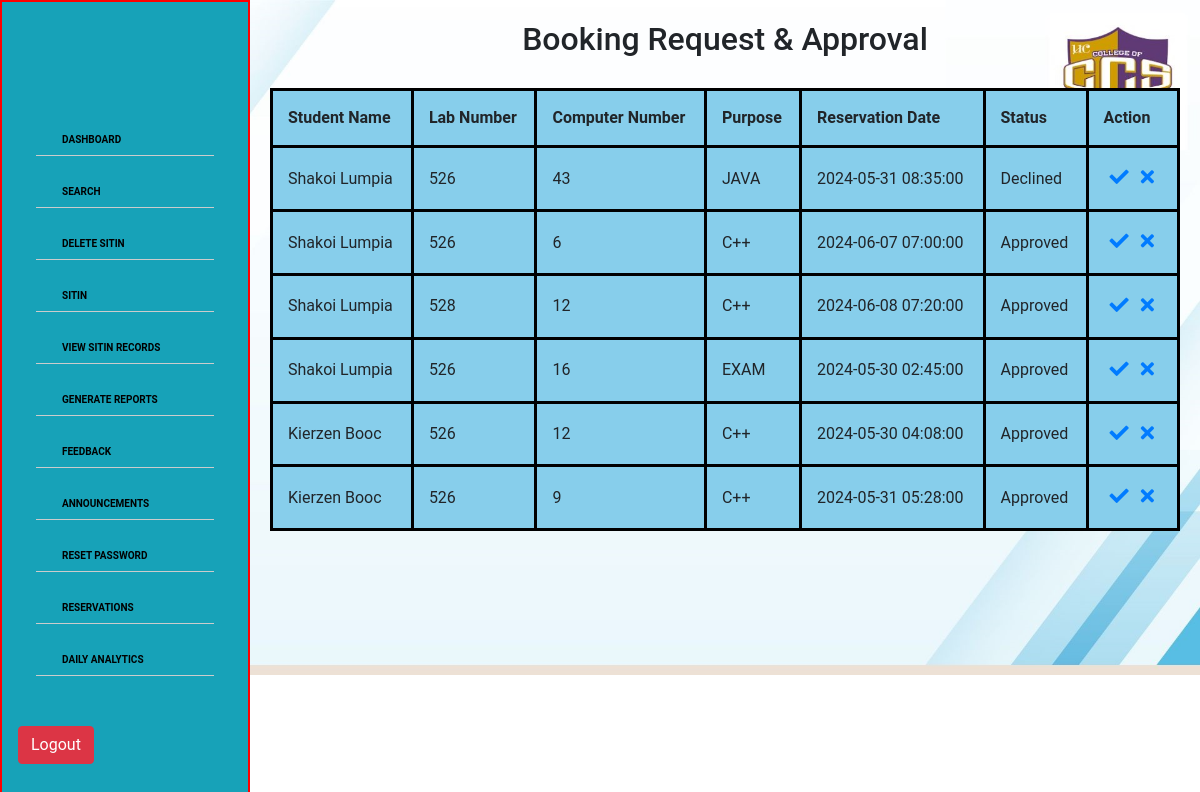
Screenshot of /admin_reservation.php (signed in) with the database file from the repository.
### tables this page shows
CREATE TABLE `reservations` (
  `reservation_id` int(11) NOT NULL,
  `id_number` int(11) NOT NULL,
  `lab_number` varchar(20) NOT NULL,
  `computer_number` int(11) NOT NULL,
  `status` enum('pending','approved','declined') NOT NULL DEFAULT 'pending',
  `reservation_date` datetime NOT NULL,
  `admin_status` enum('pending','approved','declined') NOT NULL DEFAULT 'pending',
  `purpose` varchar(255) DEFAULT NULL,
  `admin_action_date` datetime DEFAULT NULL,
  `decline_reason` varchar(255) DEFAULT NULL
);

### admin_reservation.php (the view, shortened to what this page needs)
<?php
$hostname = "localhost";
$username = "root";
$password = "";
$database = "student_system";
$conn = new mysqli($hostname, $username, $password, $database);
?>
<!DOCTYPE html>
<html lang="en">
<head>
    <link rel="stylesheet" href="https://maxcdn.bootstrapcdn.com/bootstrap/4.5.2/css/bootstrap.min.css">
    <link rel="stylesheet" href="https://cdnjs.cloudflare.com/ajax/libs/font-awesome/5.15.4/css/all.min.css">
</head>
<body>
    <div class="wrapper">
        <nav id="sidebar" class="bg-info">
            <div class="p-4">
                <ul class="nav flex-column">
                    <li class="nav-item"><a class="nav-link" href="admin_dashboard.php"><i class="bi bi-house-door nav-icon"></i>Dashboard</a></li>
                    <li class="nav-item"><a class="nav-link" href="search_db.php"><i class="bi bi-search nav-icon"></i>Search</a></li>
                    <li class="nav-item"><a class="nav-link" href="delete_sitin.php"><i class="bi bi-trash nav-icon"></i>Delete Sitin</a></li>
                    <li class="nav-item"><a class="nav-link" href="#"><i class="bi bi-calendar-event nav-icon"></i>Sitin</a></li>
                    <li class="nav-item"><a class="nav-link" href="view_sitin_records.php"><i class="bi bi-journal nav-icon"></i>View Sitin Records</a></li>
                    <li class="nav-item"><a class="nav-link" href="generate_reports.php"><i class="bi bi-file-earmark-bar-graph nav-icon"></i>Generate Reports</a></li>
                    <li class="nav-item"><a class="nav-link" href="admin_feedback.php"><i class="bi bi-file-earmark-bar-graph nav-icon"></i>Feedback</a></li>
                    <li class="nav-item"><a class="nav-link" href="admin_announcement.php"><i class="bi bi-file-earmark-bar-graph nav-icon"></i>Announcements</a></li>
                    <li class="nav-item"><a class="nav-link" href="reset_password.php"><i class="bi bi-file-earmark-bar-graph nav-icon"></i>Reset Password</a></li>
                    <li class="nav-item"><a class="nav-link" href="admin_reservation.php"><i class="bi bi-file-earmark-bar-graph nav-icon"></i>Reservations</a></li>
                    <li class="nav-item"><a class="nav-link" href="piechart.php"><i class="bi bi-file-earmark-bar-graph nav-icon"></i>Daily Analytics</a></li>
                </ul>
            </div>
            <button id="logoutBtn" class="btn btn-danger mb-3 position-absolute bottom-0 start-0 m-3 ">Logout</button>
        </nav>
        <div id="content">
            <h2>Booking Request & Approval</h2>
            <?php
            $sql = "SELECT r.*, CONCAT_WS(' ', s.firstName, s.lastName) AS full_name FROM reservations r
            INNER JOIN registration s ON r.id_number = s.id_number";
    $result = $conn->query($sql);
    if ($result->num_rows > 0) {
        echo "<table>";
        echo "<thead>";
        echo "<tr>";
        echo "<th>Student Name</th>";
        echo "<th>Lab Number</th>";
        echo "<th>Computer Number</th>";
        echo "<th>Purpose</th>";
        echo "<th>Reservation Date</th>";
        echo "<th>Status</th>";
        echo "<th>Action</th>";
        echo "</tr>";
        echo "</thead>";
        echo "<tbody>";
        while ($row = $result->fetch_assoc()) {
            echo "<tr>";
            echo "<td>" . htmlspecialchars($row["full_name"]) . "</td>";
            echo "<td>" . htmlspecialchars($row["lab_number"]) . "</td>";
            echo "<td>" . htmlspecialchars($row["computer_number"]) . "</td>";
            echo "<td>" . htmlspecialchars($row["purpose"]) . "</td>";
            echo "<td>" . htmlspecialchars($row["reservation_date"]) . "</td>";
            echo "<td>" . htmlspecialchars(ucfirst($row["admin_status"])) . "</td>";
            echo "<td>";
            echo "<form method='post' style='display:inline-block;'>";
            echo "<button type='submit' class='btn-approve' name='approve'><i class='fas fa-check'></i></button>";
            echo "</form>";
            echo "<button type='button' class='btn-decline' data-toggle='modal' data-target='#declineModal' data-id='" . htmlspecialchars($row["reservation_id"]) . "'><i class='fas fa-times'></i></button>";
            echo "</td>";
            echo "</tr>";
        }
        echo "</tbody>";
        echo "</table>";
    } else {
        echo "<p>No reservations found.</p>";
    }
    ?>
        </div>
    </div>
</body>
</html>

### admin_reservation.php (style rules this page uses)
body { font-family: 'Roboto', sans-serif; background-image: url('bgimage.jpg'); background-size: cover; background-repeat: no-repeat; }
h2 { text-align: center; margin-bottom: 30px; }
table { width: 100%; border-collapse: collapse; margin-bottom: 20px; background-color: skyblue; }
table, th, td { border: 3px solid black; }
th, td { padding: 15px; text-align: left; }
.btn-approve, .btn-decline { background: none; border: none; color: #007bff; cursor: pointer; font-size: 1.2em; }
#sidebar { position: fixed; top: 0; left: 0; height: 100%; width: 250px; background-color: #f8f9fa; padding-top: 5rem; transition: all 0.3s; z-index: 9999; border: 2px solid red; }
#sidebar .nav-link { color: #000; transition: color 0.3s; width: 100%; border-bottom: 1px solid #ccc; cursor: pointer; }
#content { transition: all 0.3s; margin-left: 250px; padding: 20px; }
.nav-item { font-size: 10px; font-weight: bold; text-transform: uppercase; padding: 10px; }

### rows the page displays
reservations: full_name "Shakoi Lumpia", lab_number "526", computer_number "43", purpose "JAVA", reservation_date "2024-05-31 08:35:00", admin_status "Declined"
reservations: full_name "Shakoi Lumpia", lab_number "526", computer_number "6", purpose "C++", reservation_date "2024-06-07 07:00:00", admin_status "Approved"
reservations: full_name "Shakoi Lumpia", lab_number "528", computer_number "12", purpose "C++", reservation_date "2024-06-08 07:20:00", admin_status "Approved"
reservations: full_name "Shakoi Lumpia", lab_number "526", computer_number "16", purpose "EXAM", reservation_date "2024-05-30 02:45:00", admin_status "Approved"
reservations: full_name "Kierzen Booc", lab_number "526", computer_number "12", purpose "C++", reservation_date "2024-05-30 04:08:00", admin_status "Approved"
reservations: full_name "Kierzen Booc", lab_number "526", computer_number "9", purpose "C++", reservation_date "2024-05-31 05:28:00", admin_status "Approved"
